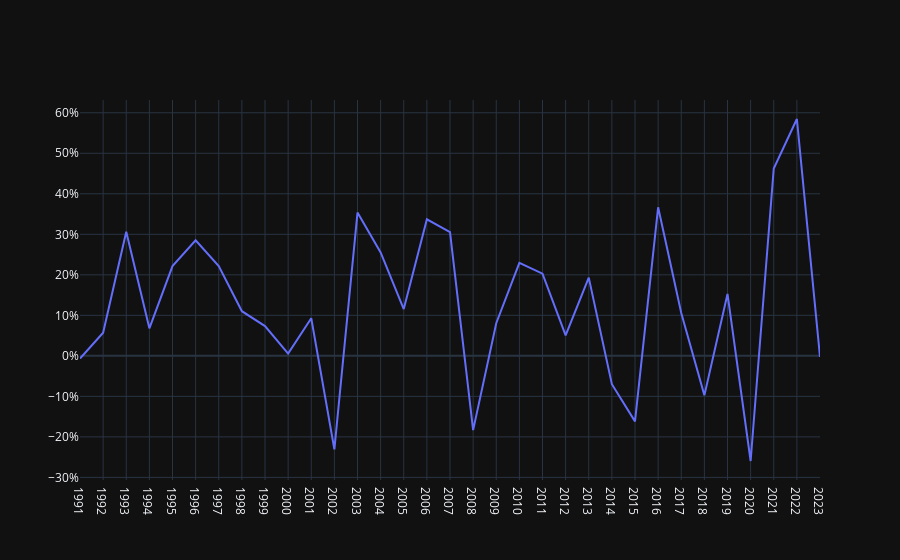

Notebook code for this chart:
### Code cell
import yfinance as yf
import plotly.graph_objects as go
import numpy as np

spy = yf.download('cvx', start='1990-01-01', progress=False)['Adj Close']
spy = spy.resample('Y').last()
spy = spy.pct_change().dropna()
spy.index = spy.index.to_period('Y').astype(str)
spy = spy.reset_index()
spy.columns = ['date', 'ret']

trace = go.Scatter(
    x=spy.date,
    y=spy.ret,
        hovertemplate="%{x}<br>%{y:.1%}<extra></extra>",
    name="",
    )
fig = go.Figure(trace)
fig.update_layout(
    template="plotly_dark",
    xaxis_title="",
    yaxis_title="",
    yaxis_tickformat=".0%",
)

fig.show()

### Figure 1 — Plotly figure (JSON) as saved in the notebook; plotly's stock layout.template omitted (floating-point values rounded to 4 significant figures)
{"data": [{"hovertemplate": "%{x}<br>%{y:.1%}<extra></extra>", "name": "", "type": "scatter", "x": ["1991", "1992", "1993", "1994", "1995", "1996", "1997", "1998", "1999", "2000", "2001", "2002", "2003", "2004", "2005", "2006", "2007", "2008", "2009", "2010", "2011", "2012", "2013", "2014", "2015", "2016", "2017", "2018", "2019", "2020", "2021", "2022", "2023"], "y": [-0.006591, 0.05695, 0.3063, 0.06798, 0.2216, 0.2851, 0.2215, 0.1102, 0.07354, 0.005439, 0.0928, -0.2309, 0.3537, 0.2554, 0.1154, 0.337, 0.3055, -0.1833, 0.08061, 0.2295, 0.2028, 0.05061, 0.1931, -0.06989, -0.1617, 0.3666, 0.1059, -0.09747, 0.1527, -0.2595, 0.4624, 0.5846, -0.002619]}], "layout": {"xaxis": {"title": {"text": ""}}, "yaxis": {"tickformat": ".0%", "title": {"text": ""}}}}
